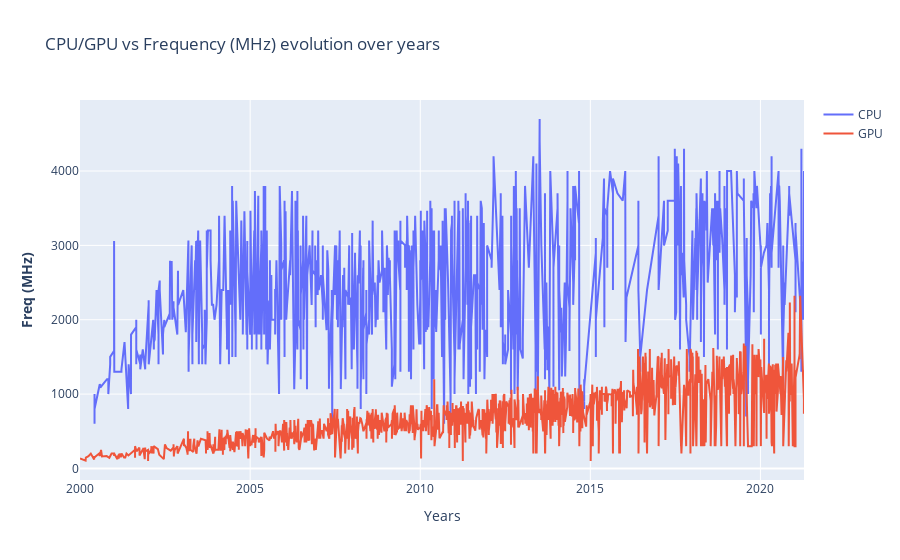

Notebook source saved alongside this figure:
### Markdown cell above
### Análise - Frequency

### Code cell
fig = make_subplots()

# Add traces
fig.add_trace(
    go.Scatter(x= df_cpu.index, y=df_cpu["Freq (MHz)"] ,name= "CPU")
)

fig.add_trace(
    go.Scatter(x= df_gpu.index,y= df_gpu["Freq (MHz)"], name= "GPU")
)

# Add figure title
fig.update_layout(
    title_text="CPU/GPU vs Frequency (MHz) evolution over years"
)

# Set x-axis title
fig.update_xaxes(title_text="Years")

# Set y-axes titles
fig.update_yaxes(title_text="<b>Freq (MHz)</b>", secondary_y=False)

fig.show()

### Figure 1 — Plotly figure (JSON) as saved in the notebook; plotly's stock layout.template omitted (floating-point values rounded to 4 significant figures; data arrays with more than 128 entries replaced by an {"elided": "..."} marker saying what was removed)
{"data": [{"name": "CPU", "type": "scatter", "x": {"elided": "2141 str values"}, "y": {"elided": "2141 int values"}}, {"name": "GPU", "type": "scatter", "x": {"elided": "2601 str values"}, "y": {"elided": "2601 int values"}}], "layout": {"title": {"text": "CPU/GPU vs Frequency (MHz) evolution over years"}, "xaxis": {"anchor": "y", "domain": [0, 1], "title": {"text": "Years"}}, "yaxis": {"anchor": "x", "domain": [0, 1], "title": {"text": "<b>Freq (MHz)</b>"}}}}
